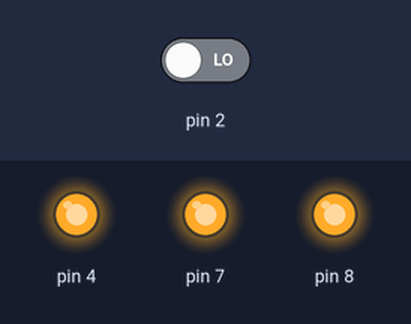
Bench run of a sketch on a simulated Arduino Uno, built with avr-gcc and run on an emulated ATmega328P. Parts: output pins drawn as LEDs (lit = HIGH). Inputs (shaded band) come from the test bench; at power-on: pin 2 LOW.

Above: at 1.2 s.
1.3 s: pin 2 driven HIGH
At 1.8 s:
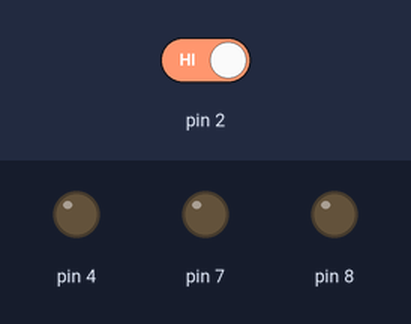
2.8 s: pin 2 driven LOW
At 4.1 s:
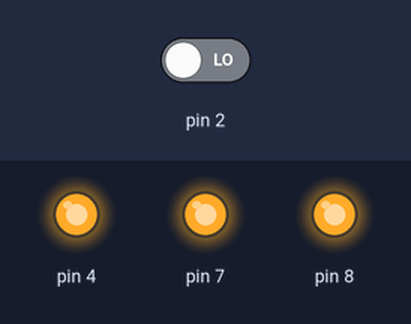
Timing chart, 0 to 5.8 s (numbered marks = the images above; inputs shaded):
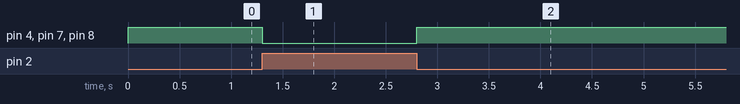

Measured:
- after the input at 1.3 s, pin 4, pin 7, pin 8: HIGH → LOW at once
- after the input at 2.8 s, pin 4, pin 7, pin 8: LOW → HIGH at once

The sketch:

Input__Output_Led.ino
```cpp
void setup() {
pinMode(7,OUTPUT);
pinMode(8,OUTPUT);
pinMode(4,OUTPUT);
pinMode(2,INPUT);
}

void loop() {
  if(digitalRead(2)==HIGH)
  {
    digitalWrite(7,LOW);
    digitalWrite(4,LOW);
    digitalWrite(8,LOW);

  }
   else if(digitalRead(2)==LOW)
  {
    digitalWrite(7,HIGH);
    digitalWrite(4,HIGH);
    digitalWrite(8,HIGH);
  }

}
```
